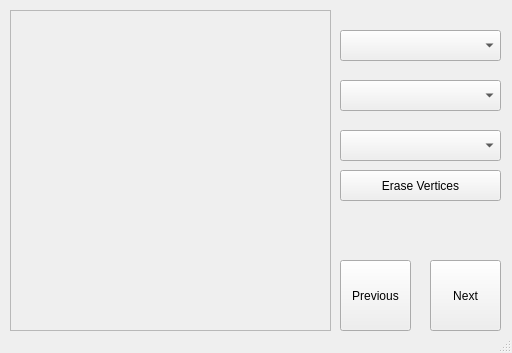
<?xml version="1.0" encoding="UTF-8"?>
<ui version="4.0">
 <class>GalleryWindow</class>
 <widget class="QMainWindow" name="GalleryWindow">
  <property name="geometry">
   <rect>
    <x>0</x>
    <y>0</y>
    <width>512</width>
    <height>353</height>
   </rect>
  </property>
  <property name="windowTitle">
   <string>Gallery Window</string>
  </property>
  <widget class="QWidget" name="centralwidget">
   <widget class="QPushButton" name="next_button">
    <property name="geometry">
     <rect>
      <x>430</x>
      <y>260</y>
      <width>71</width>
      <height>71</height>
     </rect>
    </property>
    <property name="text">
     <string>Next</string>
    </property>
   </widget>
   <widget class="QPushButton" name="previous_button">
    <property name="geometry">
     <rect>
      <x>340</x>
      <y>260</y>
      <width>71</width>
      <height>71</height>
     </rect>
    </property>
    <property name="text">
     <string>Previous</string>
    </property>
   </widget>
   <widget class="QComboBox" name="coin_catalog_year_dropbox">
    <property name="geometry">
     <rect>
      <x>340</x>
      <y>30</y>
      <width>161</width>
      <height>31</height>
     </rect>
    </property>
   </widget>
   <widget class="QFrame" name="image_frame">
    <property name="geometry">
     <rect>
      <x>10</x>
      <y>10</y>
      <width>321</width>
      <height>321</height>
     </rect>
    </property>
    <property name="frameShape">
     <enum>QFrame::StyledPanel</enum>
    </property>
    <property name="frameShadow">
     <enum>QFrame::Raised</enum>
    </property>
   </widget>
   <widget class="QComboBox" name="coin_catalog_country_dropbox">
    <property name="geometry">
     <rect>
      <x>340</x>
      <y>80</y>
      <width>161</width>
      <height>31</height>
     </rect>
    </property>
   </widget>
   <widget class="QComboBox" name="coin_catalog_name_dropbox">
    <property name="geometry">
     <rect>
      <x>340</x>
      <y>130</y>
      <width>161</width>
      <height>31</height>
     </rect>
    </property>
   </widget>
   <widget class="QPushButton" name="reset_coin_vertices_button">
    <property name="geometry">
     <rect>
      <x>340</x>
      <y>170</y>
      <width>161</width>
      <height>31</height>
     </rect>
    </property>
    <property name="text">
     <string>Erase Vertices</string>
    </property>
   </widget>
  </widget>
  <widget class="QStatusBar" name="statusbar"/>
 </widget>
 <resources/>
 <connections/>
</ui>
